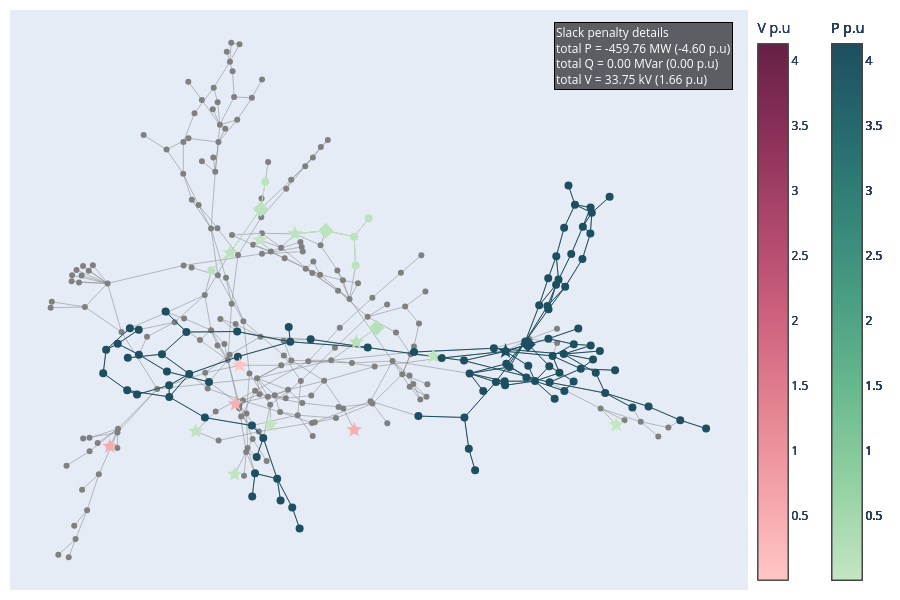

Notebook code cell kept with this figure:
### Markdown cell above
# Perturbation applied

### Code cell
# slack_info 
pertubation = "active-perturbation"
data = pd.read_csv(
    network_name +"_" + pertubation + ".csv",
    sep=";",
    engine="python",
    index_col=False,
   # on_bad_lines="skip",
)
optim_info = pd.read_csv(
    network_name + "_" + pertubation + "_optim_info.csv",
    sep=";",
    engine="python",
    index_col=False,
)
extension_in = '.xiidm'
network = pn.load('./Outputs/' + network +"-"+pertubation + extension_in)
edges = edges_with_impedance(network)

data_grouped = data.groupby('busId')[['type','slackValue_pu','slackValue','gen','controlevoltage','transfo','shunt','load','info']].agg(unique_list)
data_grouped['Total_slack_abs'] = data_grouped['slackValue_pu'].apply(lambda x: builtins.sum(abs(slack) for slack in x) if isinstance(x, list) else abs(x))
V_nom = network.get_voltage_levels()
V_nom = pd.merge(V_nom, network.get_bus_breaker_view_buses(['bus_id','voltage_level_id','id']), left_on='id', right_on='voltage_level_id', how='left')
selected_columns = ['bus_id', 'nominal_v']
data_grouped = data_grouped.join(
    V_nom.drop_duplicates(subset='bus_id')[selected_columns].set_index('bus_id'),
    how='left'
)
G, dist, pos = network_construction(edges, data_grouped)
clusters = slack_subgraph(G, data_grouped)
data_grouped = cluster_subgraph(G, clusters, data_grouped, dist)
fig = plot_slack_cluster(G, pos, clusters,data_grouped,data, col_centroid='centroid')
fig.show()

### Figure 1 — Plotly figure (JSON) as saved in the notebook; plotly's stock layout.template omitted (floating-point values rounded to 4 significant figures; data arrays with more than 128 entries replaced by an {"elided": "..."} marker saying what was removed)
{"data": [{"hovertemplate": "%{text}<extra></extra>", "line": {"color": "grey", "width": 0.5}, "mode": "lines", "name": "edges", "text": {"elided": "818 str values"}, "type": "scatter", "x": {"elided": "1227 float values"}, "y": {"elided": "1227 float values"}}, {"hovertemplate": "%{text}<extra></extra>", "marker": {"color": "gray", "size": 6}, "mode": "markers", "name": "All nodes", "text": {"elided": "185 str values"}, "type": "scatter", "x": {"elided": "185 float values"}, "y": {"elided": "185 float values"}}, {"hovertemplate": "%{text}<extra></extra>", "marker": {"cmax": 4.13, "cmin": 0.007235, "color": "rgb(29, 79, 96)", "colorbar": {"title": {"text": "P p.u"}, "x": 1.1}, "colorscale": [[0, "rgb(196, 230, 195)"], [0.1667, "rgb(150, 210, 164)"], [0.3333, "rgb(109, 188, 144)"], [0.5, "rgb(77, 162, 132)"], [0.6667, "rgb(54, 135, 122)"], [0.8333, "rgb(38, 107, 110)"], [1, "rgb(29, 79, 96)"]], "size": 12, "symbol": "star"}, "mode": "markers", "name": "Centroids", "text": ["Centroid: VL3_0<br>Gen: [nan]<br>Controle voltage type: N/A<br>Controle voltage location: N/A<br>Controle voltage status: N/A<br>Transfo: [nan]<br>Shunt: [nan]<br>Load: ['VL3_0_load']<br>number of nodes: 94<br>Nominal V = 230.0 kV<br><br>Total P = -391.9002 MW (-3.92 p.u)<br>Total Q = 0.00 MVar (0.00 p.u)<br>Total V = 6.45 kV (0.2109 p.u)"], "type": "scatter", "x": [0.4327], "y": [-0.08716]}, {"hovertemplate": "%{text}<extra></extra>", "marker": {"color": "rgb(29, 79, 96)", "size": 12, "symbol": "diamond"}, "mode": "markers", "name": "Second centroids", "text": ["Second centroid: VL7001_2<br>Gen: ['B7003-G']<br>Transfo: [nan, nan]<br>Shunt: [nan]<br>Load: [nan]<br>"], "type": "scatter", "x": [0.4844], "y": [-0.06209]}, {"line": {"color": "rgb(29, 79, 96)", "width": 1}, "mode": "lines", "type": "scatter", "x": {"elided": "354 float values"}, "y": {"elided": "354 float values"}}, {"hovertemplate": "%{text}<extra></extra>", "marker": {"color": "rgb(29, 79, 96)", "size": 8, "symbol": "circle"}, "mode": "markers", "text": ["VL3_0<br>slack: [-0.013575] p.u <br>type: ['P']", "VL118_0<br>slack: [-0.046824] p.u <br>type: ['P']", "VL7_0<br>slack: [-0.015008] p.u <br>type: ['P']", "VL72_0<br>slack: [-0.010244] p.u <br>type: ['P']", "VL1_0<br>slack: [-0.087044] p.u <br>type: ['P']", "VL158_0<br>slack: [-0.059574] p.u <br>type: ['P']", "VL8_0<br>slack: [-0.012108, 0.001716] p.u <br>type: ['P', 'V']", "VL109_0<br>slack: [-0.073862] p.u <br>type: ['P']", "VL157_0<br>slack: [-0.062347] p.u <br>type: ['P']", "VL130_2<br>slack: [-0.009674] p.u <br>type: ['P']", "VL69_0<br>slack: [-0.017464] p.u <br>type: ['P']", "VL117_0<br>slack: [-0.048875] p.u <br>type: ['P']", "VL528_0<br>slack: [-0.115386] p.u <br>type: ['P']", "VL13_0<br>slack: [-0.034604] p.u <br>type: ['P']", "VL9_0<br>slack: [-0.049056] p.u <br>type: ['P']", "VL7001_0<br>slack: [-0.085616] p.u <br>type: ['P']", "VL123_0<br>slack: [-0.106721] p.u <br>type: ['P']", "VL73_0<br>slack: [-0.006259] p.u <br>type: ['P']", "VL129_0<br>slack: [-0.039818] p.u <br>type: ['P']", "VL126_0<br>slack: [-0.086016] p.u <br>type: ['P']", "VL167_0<br>slack: [-0.058574] p.u <br>type: ['P']", "VL94_0<br>slack: [-0.044341] p.u <br>type: ['P']", "VL169_0<br>slack: [-0.052013] p.u <br>type: ['P']", "VL22_0<br>slack: [-0.045928] p.u <br>type: ['P']", "VL185_0<br>slack: [-0.02756] p.u <br>type: ['P']", "VL323_0<br>slack: [-0.020695] p.u <br>type: ['P']", "VL11_0<br>slack: [-0.017547] p.u <br>type: ['P']", "VL132_0<br>slack: [-0.017979] p.u <br>type: ['P']", "VL193_1<br>slack: [-0.018458] p.u <br>type: ['P']", "VL116_1<br>slack: [-0.052904] p.u <br>type: ['P']", "VL71_0<br>slack: [-0.038434] p.u <br>type: ['P']", "VL1190_0<br>slack: [-0.048052] p.u <br>type: ['P']", "VL184_0<br>slack: [-0.041934] p.u <br>type: ['P']", "VL206_0<br>slack: [-0.048335] p.u <br>type: ['P']", "VL135_0<br>slack: [-0.040534] p.u <br>type: ['P']", "VL113_0<br>slack: [-0.056183] p.u <br>type: ['P']", "VL4_0<br>slack: [-0.009528] p.u <br>type: ['P']", "VL19_0<br>slack: [-0.03277] p.u <br>type: ['P']", "VL115_0<br>slack: [-0.053251] p.u <br>type: ['P']", "VL108_0<br>slack: [-0.04203] p.u <br>type: ['P']", "VL132_1<br>slack: [-0.01524] p.u <br>type: ['P']", "VL130_0<br>slack: [-0.007598] p.u <br>type: ['P']", "VL171_0<br>slack: [-0.046172] p.u <br>type: ['P']", "VL116_0<br>slack: [-0.04248] p.u <br>type: ['P']", "VL86_0<br>slack: [-0.023918] p.u <br>type: ['P']", "VL27_0<br>slack: [-0.10417] p.u <br>type: ['P']", "VL10_1<br>slack: [-0.017848] p.u <br>type: ['P']", "VL114_0<br>slack: [-0.058881] p.u <br>type: ['P']", "VL112_0<br>slack: [-0.066101] p.u <br>type: ['P']", "VL7001_2<br>slack: [-0.011859, 0.175886] p.u <br>type: ['P', 'V']", "VL531_0<br>slack: [-0.020347] p.u <br>type: ['P']", "VL170_0<br>slack: [-0.021509] p.u <br>type: ['P']", "VL5_0<br>slack: [-0.060539] p.u <br>type: ['P']", "VL133_0<br>slack: [-0.040875] p.u <br>type: ['P']", "VL159_0<br>slack: [-0.051015] p.u <br>type: ['P']", "VL168_0<br>slack: [-0.041752] p.u <br>type: ['P']", "VL193_0<br>slack: [-0.008724] p.u <br>type: ['P']", "VL128_0<br>slack: [-0.041736] p.u <br>type: ['P']", "VL125_0<br>slack: [-0.101967] p.u <br>type: ['P']", "VL104_0<br>slack: [-0.031274] p.u <br>type: ['P']", "VL85_0<br>slack: [-0.035463] p.u <br>type: ['P']", "VL99_0<br>slack: [-0.043384] p.u <br>type: ['P']", "VL47_0<br>slack: [-0.017144] p.u <br>type: ['P']", "VL7011_1<br>slack: [-0.016902] p.u <br>type: ['P']", "VL208_0<br>slack: [-0.007186] p.u <br>type: ['P']", "VL134_0<br>slack: [-0.049939] p.u <br>type: ['P']", "VL1201_0<br>slack: [-0.039646] p.u <br>type: ['P']", "VL1200_0<br>slack: [-0.04405] p.u <br>type: ['P']", "VL110_0<br>slack: [-0.071872] p.u <br>type: ['P']", "VL10_0<br>slack: [-0.018232] p.u <br>type: ['P']", "VL20_0<br>slack: [-0.040756] p.u <br>type: ['P']", "VL26_0<br>slack: [-0.058667] p.u <br>type: ['P']", "VL320_0<br>slack: [-0.054782] p.u <br>type: ['P']", "VL207_0<br>slack: [-0.050512] p.u <br>type: ['P']", "VL201_0<br>slack: [-0.035694] p.u <br>type: ['P']", "VL76_0<br>slack: [-0.010419, 0.033304] p.u <br>type: ['P', 'V']", "VL122_0<br>slack: [-0.063056] p.u <br>type: ['P']", "VL21_0<br>slack: [-0.036299] p.u <br>type: ['P']", "VL130_1<br>slack: [-0.009155] p.u <br>type: ['P']", "VL87_0<br>slack: [-0.033048] p.u <br>type: ['P']", "VL7130_0<br>slack: [-0.005355] p.u <br>type: ['P']", "VL120_0<br>slack: [-0.044224] p.u <br>type: ['P']", "VL7071_0<br>slack: [-0.037621] p.u <br>type: ['P']", "VL115_1<br>slack: [-0.051554] p.u <br>type: ['P']", "VL127_0<br>slack: [-0.071941] p.u <br>type: ['P']", "VL14_0<br>slack: [-0.040595] p.u <br>type: ['P']", "VL7011_0<br>slack: [-0.017357] p.u <br>type: ['P']", "VL102_0<br>slack: [-0.018599] p.u <br>type: ['P']", "VL205_0<br>slack: [-0.015006] p.u <br>type: ['P']", "VL119_0<br>slack: [-0.045169] p.u <br>type: ['P']", "VL160_0<br>slack: [-0.057739] p.u <br>type: ['P']", "VL70_0<br>slack: [-0.104506] p.u <br>type: ['P']", "VL324_0<br>slack: [-0.081575] p.u <br>type: ['P']", "VL322_0<br>slack: [-0.030427] p.u <br>type: ['P']"], "type": "scatter", "x": [0.4327, 0.6111, 0.5413, -0.1456, 0.5316, 0.5103, 0.4058, -0.3433, 0.5318, 0.4851, -0.2517, 0.5843, -0.04257, 0.6408, 0.6292, 0.6006, 0.5549, -0.1265, 0.442, 0.4783, 0.4807, -0.01707, 0.4344, 0.7255, 0.3624, -0.06772, 0.5671, 0.5337, -0.4135, 0.5498, -0.09438, 0.6728, 0.3479, -0.4891, 0.2315, -0.2612, 0.2853, 0.3368, 0.6101, -0.3603, 0.5684, 0.5007, 0.3811, 0.5678, -0.06422, 0.7627, 0.6064, -0.4405, -0.4178, 0.4844, -0.1519, 0.5897, 0.5902, 0.3498, 0.5493, 0.4305, -0.4139, 0.4316, 0.5294, -0.3039, -0.1851, -0.2973, -0.1526, 0.6855, -0.4344, 0.3377, 0.6288, 0.5779, -0.3438, 0.6346, 0.6626, 0.8358, 0.8955, -0.4959, -0.3488, -0.1417, 0.5703, 0.5344, 0.5571, 0.1145, 0.546, 0.5929, -0.08658, 0.6284, 0.4105, 0.2215, 0.6504, -0.1867, -0.4624, 0.6318, 0.5311, -0.0596, -0.4391, -0.352], "y": [-0.08716, 0.3521, -0.1035, -0.5172, -0.0427, 0.07523, -0.07643, -0.2479, 0.06128, -0.1382, -0.1952, 0.256, -0.7114, -0.163, -0.06678, -0.006537, 0.1661, -0.3925, -0.1424, -0.05264, -0.1799, -0.04485, -0.1308, -0.2854, -0.5067, -0.001864, -0.09674, -0.1395, -0.09896, 0.2476, -0.5361, 0.4571, -0.4304, -0.08177, -0.3154, -0.3208, -0.1108, -0.12, 0.2381, -0.09726, -0.2267, -0.192, -0.2274, 0.3478, -0.05368, -0.2817, -0.1485, -0.2247, -0.2394, -0.06209, -0.5985, -0.1937, -0.06215, -0.1652, 0.1475, -0.1926, -0.01106, -0.2069, 0.07252, -0.01927, -0.106, -0.1668, -0.3487, -0.154, -0.005614, -0.3203, 0.4195, 0.4966, -0.2071, -0.1164, -0.2343, -0.3298, -0.3594, -0.1644, -0.1586, -0.4594, 0.1402, -0.1965, -0.163, -0.07409, -0.2542, 0.4296, -0.6132, 0.3282, -0.1954, -0.08971, -0.08611, -0.01746, -0.06058, 0.4011, 0.17, -0.6377, -0.1103, 0.05293]}, {"hovertemplate": "%{text}<extra></extra>", "marker": {"cmax": 4.13, "cmin": 0.007235, "color": "rgb(196, 230, 195)", "colorbar": {"title": {"text": "P p.u"}, "x": 1.1}, "colorscale": [[0, "rgb(196, 230, 195)"], [0.1667, "rgb(150, 210, 164)"], [0.3333, "rgb(109, 188, 144)"], [0.5, "rgb(77, 162, 132)"], [0.6667, "rgb(54, 135, 122)"], [0.8333, "rgb(38, 107, 110)"], [1, "rgb(29, 79, 96)"]], "size": 12, "symbol": "star"}, "mode": "markers", "name": "Centroids", "text": ["Centroid: VL319_0<br>Gen: [nan]<br>Controle voltage type: N/A<br>Controle voltage location: N/A<br>Controle voltage status: N/A<br>Transfo: [nan]<br>Shunt: [nan]<br>Load: ['VL319_0_load']<br>number of nodes: 1<br>Nominal V = 230.0 kV<br><br>Total P = -0.7235 MW (-0.01 p.u)<br>Total Q = 0.00 MVar (0.00 p.u)<br>Total V = 0.00 kV (0.0000 p.u)"], "type": "scatter", "x": [0.6883], "y": [-0.3458]}, {"line": {"color": "rgb(196, 230, 195)", "width": 1}, "mode": "lines", "type": "scatter", "x": [], "y": []}, {"hovertemplate": "%{text}<extra></extra>", "marker": {"color": "rgb(196, 230, 195)", "size": 8, "symbol": "circle"}, "mode": "markers", "text": ["VL319_0<br>slack: [-0.007235] p.u <br>type: ['P']"], "type": "scatter", "x": [0.6883], "y": [-0.3458]}, {"hovertemplate": "%{text}<extra></extra>", "marker": {"cmax": 4.13, "cmin": 0.007235, "color": "rgb(191, 228, 192)", "colorbar": {"title": {"text": "P p.u"}, "x": 1.1}, "colorscale": [[0, "rgb(196, 230, 195)"], [0.1667, "rgb(150, 210, 164)"], [0.3333, "rgb(109, 188, 144)"], [0.5, "rgb(77, 162, 132)"], [0.6667, "rgb(54, 135, 122)"], [0.8333, "rgb(38, 107, 110)"], [1, "rgb(29, 79, 96)"]], "size": 12, "symbol": "star"}, "mode": "markers", "name": "Centroids", "text": ["Centroid: VL526_0<br>Gen: [nan]<br>Controle voltage type: N/A<br>Controle voltage location: N/A<br>Controle voltage status: N/A<br>Transfo: [nan]<br>Shunt: [nan]<br>Load: ['VL526_0_load']<br>number of nodes: 1<br>Nominal V = 115.0 kV<br><br>Total P = -7.9616 MW (-0.08 p.u)<br>Total Q = 0.00 MVar (0.00 p.u)<br>Total V = 0.00 kV (0.0000 p.u)"], "type": "scatter", "x": [0.2661], "y": [-0.105]}, {"line": {"color": "rgb(191, 228, 192)", "width": 1}, "mode": "lines", "type": "scatter", "x": [], "y": []}, {"hovertemplate": "%{text}<extra></extra>", "marker": {"color": "rgb(191, 228, 192)", "size": 8, "symbol": "circle"}, "mode": "markers", "text": ["VL526_0<br>slack: [-0.079616] p.u <br>type: ['P']"], "type": "scatter", "x": [0.2661], "y": [-0.105]}, {"hovertemplate": "%{text}<extra></extra>", "marker": {"cmax": 4.13, "cmin": 0.007235, "color": "rgb(194, 229, 193)", "colorbar": {"title": {"text": "P p.u"}, "x": 1.1}, "colorscale": [[0, "rgb(196, 230, 195)"], [0.1667, "rgb(150, 210, 164)"], [0.3333, "rgb(109, 188, 144)"], [0.5, "rgb(77, 162, 132)"], [0.6667, "rgb(54, 135, 122)"], [0.8333, "rgb(38, 107, 110)"], [1, "rgb(29, 79, 96)"]], "size": 12, "symbol": "star"}, "mode": "markers", "name": "Centroids", "text": ["Centroid: VL562_0<br>Gen: [nan]<br>Controle voltage type: N/A<br>Controle voltage location: N/A<br>Controle voltage status: N/A<br>Transfo: [nan]<br>Shunt: [nan]<br>Load: ['VL562_0_load']<br>number of nodes: 1<br>Nominal V = 230.0 kV<br><br>Total P = -4.2047 MW (-0.04 p.u)<br>Total Q = 0.00 MVar (0.00 p.u)<br>Total V = 0.00 kV (0.0000 p.u)"], "type": "scatter", "x": [-0.1097], "y": [-0.3461]}, {"line": {"color": "rgb(194, 229, 193)", "width": 1}, "mode": "lines", "type": "scatter", "x": [], "y": []}, {"hovertemplate": "%{text}<extra></extra>", "marker": {"color": "rgb(194, 229, 193)", "size": 8, "symbol": "circle"}, "mode": "markers", "text": ["VL562_0<br>slack: [-0.042047] p.u <br>type: ['P']"], "type": "scatter", "x": [-0.1097], "y": [-0.3461]}, {"hovertemplate": "%{text}<extra></extra>", "marker": {"cmax": 4.13, "cmin": 0.007235, "color": "rgb(194, 229, 193)", "colorbar": {"title": {"text": "P p.u"}, "x": 1.1}, "colorscale": [[0, "rgb(196, 230, 195)"], [0.1667, "rgb(150, 210, 164)"], [0.3333, "rgb(109, 188, 144)"], [0.5, "rgb(77, 162, 132)"], [0.6667, "rgb(54, 135, 122)"], [0.8333, "rgb(38, 107, 110)"], [1, "rgb(29, 79, 96)"]], "size": 12, "symbol": "star"}, "mode": "markers", "name": "Centroids", "text": ["Centroid: VL609_0<br>Gen: [nan]<br>Controle voltage type: N/A<br>Controle voltage location: N/A<br>Controle voltage status: N/A<br>Transfo: [nan]<br>Shunt: [nan]<br>Load: ['VL609_0_load']<br>number of nodes: 1<br>Nominal V = 115.0 kV<br><br>Total P = -4.3527 MW (-0.04 p.u)<br>Total Q = 0.00 MVar (0.00 p.u)<br>Total V = 0.00 kV (0.0000 p.u)"], "type": "scatter", "x": [-0.1926], "y": [-0.5205]}, {"line": {"color": "rgb(194, 229, 193)", "width": 1}, "mode": "lines", "type": "scatter", "x": [], "y": []}, {"hovertemplate": "%{text}<extra></extra>", "marker": {"color": "rgb(194, 229, 193)", "size": 8, "symbol": "circle"}, "mode": "markers", "text": ["VL609_0<br>slack: [-0.043527] p.u <br>type: ['P']"], "type": "scatter", "x": [-0.1926], "y": [-0.5205]}, {"hovertemplate": "%{text}<extra></extra>", "marker": {"cmax": 4.13, "cmin": 0.007235, "color": "rgb(254, 196, 194)", "colorbar": {"title": {"text": "V p.u"}, "x": 1}, "colorscale": [[0, "rgb(255, 198, 196)"], [0.1667, "rgb(244, 163, 168)"], [0.3333, "rgb(227, 129, 145)"], [0.5, "rgb(204, 96, 125)"], [0.6667, "rgb(173, 70, 108)"], [0.8333, "rgb(139, 48, 88)"], [1, "rgb(103, 32, 68)"]], "size": 12, "symbol": "star"}, "mode": "markers", "name": "Centroids", "text": ["Centroid: VL92_0<br>Gen: ['B92-G']<br>Controle voltage type: GENERATOR<br>Controle voltage location: [VL92_0]<br>Controle voltage status: MAIN<br>Transfo: [nan]<br>Shunt: [nan]<br>Load: ['VL92_0_load']<br>number of nodes: 1<br>Nominal V = 115.0 kV<br><br>Total P = 0.0000 MW (0.00 p.u)<br>Total Q = 0.00 MVar (0.00 p.u)<br>Total V = 5.20 kV (0.0452 p.u)"], "type": "scatter", "x": [-0.1807], "y": [-0.1364]}, {"line": {"color": "rgb(254, 196, 194)", "width": 1}, "mode": "lines", "type": "scatter", "x": [], "y": []}, {"hovertemplate": "%{text}<extra></extra>", "marker": {"color": "rgb(254, 196, 194)", "size": 8, "symbol": "circle"}, "mode": "markers", "text": ["VL92_0<br>slack: [0.045217] p.u <br>type: ['V']"], "type": "scatter", "x": [-0.1807], "y": [-0.1364]}, {"hovertemplate": "%{text}<extra></extra>", "marker": {"cmax": 4.13, "cmin": 0.007235, "color": "rgb(188, 227, 190)", "colorbar": {"title": {"text": "P p.u"}, "x": 1.1}, "colorscale": [[0, "rgb(196, 230, 195)"], [0.1667, "rgb(150, 210, 164)"], [0.3333, "rgb(109, 188, 144)"], [0.5, "rgb(77, 162, 132)"], [0.6667, "rgb(54, 135, 122)"], [0.8333, "rgb(38, 107, 110)"], [1, "rgb(29, 79, 96)"]], "size": 12, "symbol": "star"}, "mode": "markers", "name": "Centroids", "text": ["Centroid: VL173_0<br>Gen: [nan]<br>Controle voltage type: N/A<br>Controle voltage location: N/A<br>Controle voltage status: N/A<br>Transfo: [nan]<br>Shunt: ['VL173_0_shunt_compensators']<br>Load: ['VL173_0_load']<br>number of nodes: 5<br>Nominal V = 115.0 kV<br><br>Total P = -12.7279 MW (-0.13 p.u)<br>Total Q = 0.00 MVar (0.00 p.u)<br>Total V = 0.00 kV (0.0000 p.u)"], "type": "scatter", "x": [-0.05355], "y": [0.3266]}, {"hovertemplate": "%{text}<extra></extra>", "marker": {"color": "rgb(188, 227, 190)", "size": 12, "symbol": "diamond"}, "mode": "markers", "name": "Second centroids", "text": ["Second centroid: VL172_0<br>Gen: [nan]<br>Transfo: [nan]<br>Shunt: [nan]<br>Load: ['VL172_0_load']<br>"], "type": "scatter", "x": [0.01792], "y": [0.338]}, {"line": {"color": "rgb(188, 227, 190)", "width": 1}, "mode": "lines", "type": "scatter", "x": [0.08673, 0.08326, null, -0.05355, 0.01792, null, 0.01792, 0.08326, null, 0.117, 0.08326, null], "y": [0.2149, 0.3164, null, 0.3266, 0.338, null, 0.338, 0.3164, null, 0.3815, 0.3164, null]}, {"hovertemplate": "%{text}<extra></extra>", "marker": {"color": "rgb(188, 227, 190)", "size": 8, "symbol": "circle"}, "mode": "markers", "text": ["VL7139_0<br>slack: [-0.004426] p.u <br>type: ['P']", "VL172_0<br>slack: [-0.025772] p.u <br>type: ['P']", "VL139_0<br>slack: [-0.004576] p.u <br>type: ['P']", "VL182_0<br>slack: [-0.005252] p.u <br>type: ['P']", "VL173_0<br>slack: [-0.087253] p.u <br>type: ['P']"], "type": "scatter", "x": [0.117, 0.01792, 0.08326, 0.08673, -0.05355], "y": [0.3815, 0.338, 0.3164, 0.2149, 0.3266]}, {"hovertemplate": "%{text}<extra></extra>", "marker": {"cmax": 4.13, "cmin": 0.007235, "color": "rgb(195, 229, 194)", "colorbar": {"title": {"text": "P p.u"}, "x": 1.1}, "colorscale": [[0, "rgb(196, 230, 195)"], [0.1667, "rgb(150, 210, 164)"], [0.3333, "rgb(109, 188, 144)"], [0.5, "rgb(77, 162, 132)"], [0.6667, "rgb(54, 135, 122)"], [0.8333, "rgb(38, 107, 110)"], [1, "rgb(29, 79, 96)"]], "size": 12, "symbol": "star"}, "mode": "markers", "name": "Centroids", "text": ["Centroid: VL179_0<br>Gen: [nan]<br>Controle voltage type: N/A<br>Controle voltage location: N/A<br>Controle voltage status: N/A<br>Transfo: [nan]<br>Shunt: ['VL179_0_shunt_compensators']<br>Load: ['VL179_0_load']<br>number of nodes: 1<br>Nominal V = 115.0 kV<br><br>Total P = -2.5308 MW (-0.03 p.u)<br>Total Q = 0.00 MVar (0.00 p.u)<br>Total V = 0.00 kV (0.0000 p.u)"], "type": "scatter", "x": [-0.1344], "y": [0.3048]}, {"line": {"color": "rgb(195, 229, 194)", "width": 1}, "mode": "lines", "type": "scatter", "x": [], "y": []}, {"hovertemplate": "%{text}<extra></extra>", "marker": {"color": "rgb(195, 229, 194)", "size": 8, "symbol": "circle"}, "mode": "markers", "text": ["VL179_0<br>slack: [-0.025308] p.u <br>type: ['P']"], "type": "scatter", "x": [-0.1344], "y": [0.3048]}, {"hovertemplate": "%{text}<extra></extra>", "marker": {"cmax": 4.13, "cmin": 0.007235, "color": "rgb(192, 228, 193)", "colorbar": {"title": {"text": "P p.u"}, "x": 1.1}, "colorscale": [[0, "rgb(196, 230, 195)"], [0.1667, "rgb(150, 210, 164)"], [0.3333, "rgb(109, 188, 144)"], [0.5, "rgb(77, 162, 132)"], [0.6667, "rgb(54, 135, 122)"], [0.8333, "rgb(38, 107, 110)"], [1, "rgb(29, 79, 96)"]], "size": 12, "symbol": "star"}, "mode": "markers", "name": "Centroids", "text": ["Centroid: VL154_0<br>Gen: [nan]<br>Controle voltage type: N/A<br>Controle voltage location: N/A<br>Controle voltage status: N/A<br>Transfo: [nan]<br>Shunt: ['VL154_0_shunt_compensators']<br>Load: ['VL154_0_load']<br>number of nodes: 1<br>Nominal V = 115.0 kV<br><br>Total P = -6.0727 MW (-0.06 p.u)<br>Total Q = 0.00 MVar (0.00 p.u)<br>Total V = 0.00 kV (0.0000 p.u)"], "type": "scatter", "x": [-0.2823], "y": [-0.3691]}, {"line": {"color": "rgb(192, 228, 193)", "width": 1}, "mode": "lines", "type": "scatter", "x": [], "y": []}, {"hovertemplate": "%{text}<extra></extra>", "marker": {"color": "rgb(192, 228, 193)", "size": 8, "symbol": "circle"}, "mode": "markers", "text": ["VL154_0<br>slack: [-0.060727] p.u <br>type: ['P']"], "type": "scatter", "x": [-0.2823], "y": [-0.3691]}, {"hovertemplate": "%{text}<extra></extra>", "marker": {"cmax": 4.13, "cmin": 0.007235, "color": "rgb(189, 227, 190)", "colorbar": {"title": {"text": "P p.u"}, "x": 1.1}, "colorscale": [[0, "rgb(196, 230, 195)"], [0.1667, "rgb(150, 210, 164)"], [0.3333, "rgb(109, 188, 144)"], [0.5, "rgb(77, 162, 132)"], [0.6667, "rgb(54, 135, 122)"], [0.8333, "rgb(38, 107, 110)"], [1, "rgb(29, 79, 96)"]], "size": 12, "symbol": "star"}, "mode": "markers", "name": "Centroids", "text": ["Centroid: VL200_0<br>Gen: [nan]<br>Controle voltage type: N/A<br>Controle voltage location: N/A<br>Controle voltage status: N/A<br>Transfo: [nan]<br>Shunt: [nan]<br>Load: ['VL200_0_load']<br>number of nodes: 4<br>Nominal V = 115.0 kV<br><br>Total P = -10.7742 MW (-0.11 p.u)<br>Total Q = 0.00 MVar (0.00 p.u)<br>Total V = 0.00 kV (0.0000 p.u)"], "type": "scatter", "x": [-0.203], "y": [0.2601]}, {"hovertemplate": "%{text}<extra></extra>", "marker": {"color": "rgb(189, 227, 190)", "size": 12, "symbol": "diamond"}, "mode": "markers", "name": "Second centroids", "text": ["Second centroid: VL248_0<br>Gen: [nan]<br>Transfo: [nan]<br>Shunt: ['VL248_0_shunt_compensators']<br>Load: ['VL248_0_load']<br>"], "type": "scatter", "x": [-0.1326], "y": [0.4143]}, {"line": {"color": "rgb(189, 227, 190)", "width": 1}, "mode": "lines", "type": "scatter", "x": [-0.1326, -0.1217, null, -0.1326, -0.203, null, -0.203, -0.2464, null], "y": [0.4143, 0.5103, null, 0.4143, 0.2601, null, 0.2601, 0.1985, null]}, {"hovertemplate": "%{text}<extra></extra>", "marker": {"color": "rgb(189, 227, 190)", "size": 8, "symbol": "circle"}, "mode": "markers", "text": ["VL248_0<br>slack: [-0.024083] p.u <br>type: ['P']", "VL249_0<br>slack: [-0.028632] p.u <br>type: ['P']", "VL200_0<br>slack: [-0.027468] p.u <br>type: ['P']", "VL199_0<br>slack: [-0.027558] p.u <br>type: ['P']"], "type": "scatter", "x": [-0.1326, -0.1217, -0.203, -0.2464], "y": [0.4143, 0.5103, 0.2601, 0.1985]}, {"hovertemplate": "%{text}<extra></extra>", "marker": {"cmax": 4.13, "cmin": 0.007235, "color": "rgb(184, 225, 187)", "colorbar": {"title": {"text": "P p.u"}, "x": 1.1}, "colorscale": [[0, "rgb(196, 230, 195)"], [0.1667, "rgb(150, 210, 164)"], [0.3333, "rgb(109, 188, 144)"], [0.5, "rgb(77, 162, 132)"], [0.6667, "rgb(54, 135, 122)"], [0.8333, "rgb(38, 107, 110)"], [1, "rgb(29, 79, 96)"]], "size": 12, "symbol": "star"}, "mode": "markers", "name": "Centroids", "text": ["Centroid: VL15_1<br>Gen: [nan]<br>Controle voltage type: N/A<br>Controle voltage location: N/A<br>Controle voltage status: N/A<br>Transfo: [nan]<br>Shunt: [nan]<br>Load: ['VL15_1_load']<br>number of nodes: 2<br>Nominal V = 115.0 kV<br><br>Total P = -18.5088 MW (-0.19 p.u)<br>Total Q = 0.00 MVar (0.00 p.u)<br>Total V = 0.00 kV (0.0000 p.u)"], "type": "scatter", "x": [0.0883], "y": [-0.05497]}, {"hovertemplate": "%{text}<extra></extra>", "marker": {"color": "rgb(184, 225, 187)", "size": 12, "symbol": "diamond"}, "mode": "markers", "name": "Second centroids", "text": ["Second centroid: VL7017_0<br>Gen: ['B7017-G']<br>Transfo: [nan]<br>Shunt: [nan]<br>Load: [nan]<br>"], "type": "scatter", "x": [0.1349], "y": [-0.004516]}, {"line": {"color": "rgb(184, 225, 187)", "width": 1}, "mode": "lines", "type": "scatter", "x": [0.0883, 0.1349, null], "y": [-0.05497, -0.004516, null]}, {"hovertemplate": "%{text}<extra></extra>", "marker": {"color": "rgb(184, 225, 187)", "size": 8, "symbol": "circle"}, "mode": "markers", "text": ["VL7017_0<br>slack: [-0.092101] p.u <br>type: ['P']", "VL15_1<br>slack: [-0.092988] p.u <br>type: ['P']"], "type": "scatter", "x": [0.1349, 0.0883], "y": [-0.004516, -0.05497]}, {"hovertemplate": "%{text}<extra></extra>", "marker": {"cmax": 4.13, "cmin": 0.007235, "color": "rgb(248, 175, 178)", "colorbar": {"title": {"text": "V p.u"}, "x": 1}, "colorscale": [[0, "rgb(255, 198, 196)"], [0.1667, "rgb(244, 163, 168)"], [0.3333, "rgb(227, 129, 145)"], [0.5, "rgb(204, 96, 125)"], [0.6667, "rgb(173, 70, 108)"], [0.8333, "rgb(139, 48, 88)"], [1, "rgb(103, 32, 68)"]], "size": 12, "symbol": "star"}, "mode": "markers", "name": "Centroids", "text": ["Centroid: VL7039_0<br>Gen: ['B7039-G']<br>Controle voltage type: GENERATOR<br>Controle voltage location: [VL7039_0]<br>Controle voltage status: MAIN<br>Transfo: [nan]<br>Shunt: [nan]<br>Load: [nan]<br>number of nodes: 1<br>Nominal V = 20.0 kV<br><br>Total P = 0.0000 MW (0.00 p.u)<br>Total Q = 0.00 MVar (0.00 p.u)<br>Total V = 9.00 kV (0.4500 p.u)"], "type": "scatter", "x": [0.08345], "y": [-0.3643]}, {"line": {"color": "rgb(248, 175, 178)", "width": 1}, "mode": "lines", "type": "scatter", "x": [], "y": []}, {"hovertemplate": "%{text}<extra></extra>", "marker": {"color": "rgb(248, 175, 178)", "size": 8, "symbol": "circle"}, "mode": "markers", "text": ["VL7039_0<br>slack: [0.45] p.u <br>type: ['V']"], "type": "scatter", "x": [0.08345], "y": [-0.3643]}, {"hovertemplate": "%{text}<extra></extra>", "marker": {"cmax": 4.13, "cmin": 0.007235, "color": "rgb(248, 175, 178)", "colorbar": {"title": {"text": "V p.u"}, "x": 1}, "colorscale": [[0, "rgb(255, 198, 196)"], [0.1667, "rgb(244, 163, 168)"], [0.3333, "rgb(227, 129, 145)"], [0.5, "rgb(204, 96, 125)"], [0.6667, "rgb(173, 70, 108)"], [0.8333, "rgb(139, 48, 88)"], [1, "rgb(103, 32, 68)"]], "size": 12, "symbol": "star"}, "mode": "markers", "name": "Centroids", "text": ["Centroid: VL7049_0<br>Gen: ['B7049-G']<br>Controle voltage type: GENERATOR<br>Controle voltage location: [VL7049_0]<br>Controle voltage status: MAIN<br>Transfo: [nan]<br>Shunt: [nan]<br>Load: [nan]<br>number of nodes: 1<br>Nominal V = 13.8 kV<br><br>Total P = 0.0000 MW (0.00 p.u)<br>Total Q = 0.00 MVar (0.00 p.u)<br>Total V = 6.20 kV (0.4493 p.u)"], "type": "scatter", "x": [-0.1905], "y": [-0.2727]}, {"line": {"color": "rgb(248, 175, 178)", "width": 1}, "mode": "lines", "type": "scatter", "x": [], "y": []}, {"hovertemplate": "%{text}<extra></extra>", "marker": {"color": "rgb(248, 175, 178)", "size": 8, "symbol": "circle"}, "mode": "markers", "text": ["VL7049_0<br>slack: [0.4493] p.u <br>type: ['V']"], "type": "scatter", "x": [-0.1905], "y": [-0.2727]}, {"hovertemplate": "%{text}<extra></extra>", "marker": {"cmax": 4.13, "cmin": 0.007235, "color": "rgb(247, 173, 176)", "colorbar": {"title": {"text": "V p.u"}, "x": 1}, "colorscale": [[0, "rgb(255, 198, 196)"], [0.1667, "rgb(244, 163, 168)"], [0.3333, "rgb(227, 129, 145)"], [0.5, "rgb(204, 96, 125)"], [0.6667, "rgb(173, 70, 108)"], [0.8333, "rgb(139, 48, 88)"], [1, "rgb(103, 32, 68)"]], "size": 12, "symbol": "star"}, "mode": "markers", "name": "Centroids", "text": ["Centroid: VL9051_3<br>Gen: ['B9054-G']<br>Controle voltage type: GENERATOR<br>Controle voltage location: [VL9051_3]<br>Controle voltage status: MAIN<br>Transfo: [nan]<br>Shunt: [nan]<br>Load: [nan]<br>number of nodes: 1<br>Nominal V = 13.8 kV<br><br>Total P = 0.0000 MW (0.00 p.u)<br>Total Q = 0.00 MVar (0.00 p.u)<br>Total V = 6.90 kV (0.5000 p.u)"], "type": "scatter", "x": [-0.4806], "y": [-0.4221]}, {"line": {"color": "rgb(247, 173, 176)", "width": 1}, "mode": "lines", "type": "scatter", "x": [], "y": []}, {"hovertemplate": "%{text}<extra></extra>", "marker": {"color": "rgb(247, 173, 176)", "size": 8, "symbol": "circle"}, "mode": "markers", "text": ["VL9051_3<br>slack: [0.5] p.u <br>type: ['V']"], "type": "scatter", "x": [-0.4806], "y": [-0.4221]}], "layout": {"annotations": [{"align": "left", "bgcolor": "rgba(0,0,0,0.6)", "bordercolor": "black", "borderwidth": 1, "font": {"color": "white", "size": 12}, "showarrow": false, "text": "Slack penalty details <br>total P = -459.76 MW (-4.60 p.u)<br>total Q = 0.00 MVar (0.00 p.u)<br>total V = 33.75 kV (1.66 p.u)", "x": 0.98, "xref": "paper", "y": 0.98, "yref": "paper"}], "height": 600, "margin": {"b": 10, "l": 10, "r": 10, "t": 10}, "showlegend": false, "width": 900, "xaxis": {"visible": false}, "yaxis": {"visible": false}}}
